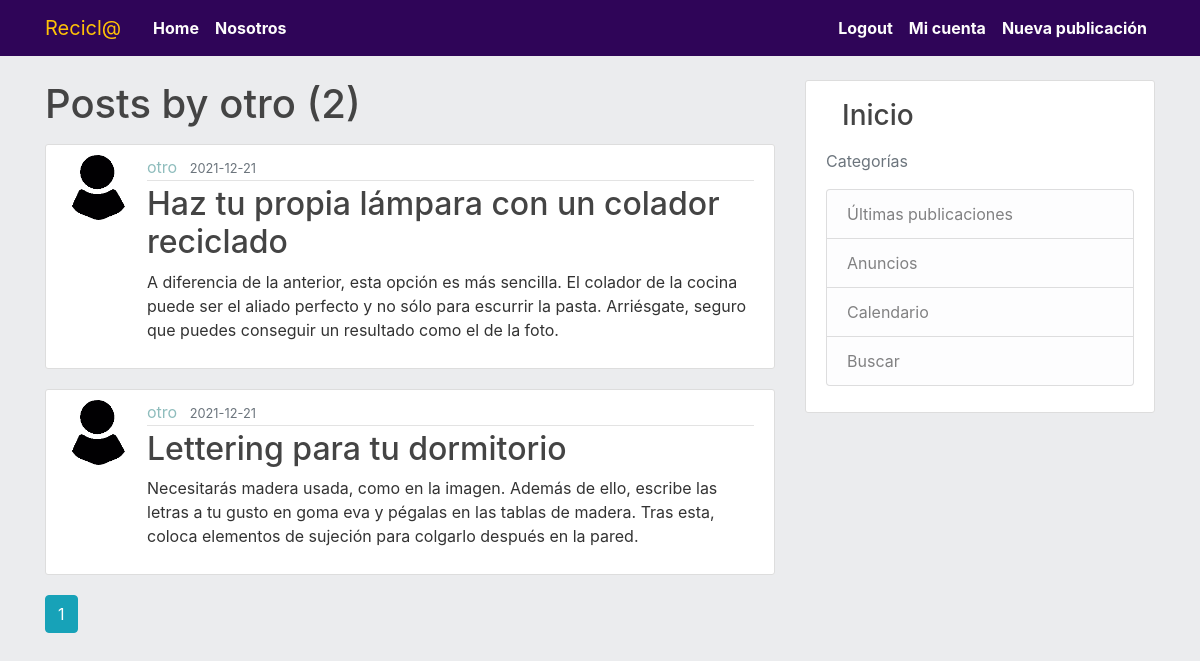
/user/otro (signed in), run on the app's committed database.
### flask_blog/models.py (models this page shows, shortened)
class Usuario(db.Model, UserMixin):
    id =  db.Column(db.Integer, primary_key=True)
    usuarionombre = db.Column(db.String(20), unique=True, nullable=False)
    email = db.Column(db.String(120), unique=True, nullable=False)
    image_file = db.Column(db.String(20), nullable=False, default='default.jpg')
    password = db.Column(db.String(60), nullable=False)
    posts = db.relationship('Post', backref='autor', lazy=True)

class Post(db.Model):
    id = db.Column(db.Integer, primary_key=True)
    titulo =db.Column(db.String(100), nullable=False)
    fecha = db.Column(db.DateTime, nullable=False, default=datetime.utcnow)
    contenido = db.Column(db.Text, nullable=False)
    user_id = db.Column(db.Integer, db.ForeignKey('usuario.id'), nullable=False)

### flask_blog/users/routes.py (the view)
@users.route("/user/<string:usuarionombre>")
def user_posts(usuarionombre):
    page = request.args.get('page', 1, type=int)
    user = Usuario.query.filter_by(usuarionombre=usuarionombre).first_or_404()
    posts = Post.query.filter_by(autor=user).order_by(Post.fecha.desc()).paginate(page=page, per_page=5)
    return render_template('user_posts.html', posts=posts, user=user)

### flask_blog/models.py (called while the page is built)
@loginManager.user_loader
def load_user(user_id):
    return Usuario.query.get(int(user_id))

### flask_blog/templates/user_posts.html
{% extends "layout.html" %}
{% block content %}
    <h1 class="mb-3">Posts by {{ user.usuarionombre }} ({{ posts.total }})</h1>
    {% for post in posts.items %}
        <article class="media content-section">
          <img class="rounded-circle article-img" src="{{ url_for('static', filename='profile_pics/' + post.autor.image_file) }}">
          <div class="media-body">
            <div class="article-metadata">
              <a class="mr-2" href="{{ url_for('users.user_posts', usuarionombre=post.autor.usuarionombre) }}">{{ post.autor.usuarionombre }}</a>
              <small class="text-muted">{{ post.fecha.strftime('%Y-%m-%d') }}</small>
            </div>
            <h2><a class="article-title" href="{{ url_for('posts.post', post_id=post.id) }}">{{ post.titulo }}</a></h2>
            <p class="article-content">{{ post.contenido }}</p>
          </div>
        </article>
    {% endfor %}
    {% for page_num in posts.iter_pages(left_edge=1, right_edge=1, left_current=1, right_current=2) %}
      {% if page_num %}
        {% if posts.page == page_num %}
          <a class="btn btn-info mb-4" href="{{ url_for('users.user_posts', usuarionombre=user.usuarionombre, page=page_num) }}">{{ page_num }}</a>
        {% else %}
          <a class="btn btn-outline-info mb-4" href="{{ url_for('users.user_posts', usuarionombre=user.usuarionombre, page=page_num) }}">{{ page_num }}</a>
        {% endif %}
      {% else %}
        ...
      {% endif %}
    {% endfor %}
{% endblock content %}

### flask_blog/static/main.css (style rules this page uses)
body { background: rgb(235, 236, 238); color: #333333; margin-top: 5rem; }
h1, h2, h3, h4, h5, h6 { color: #444444; }
.content-section { background: #ffffff; padding: 10px 20px; border: 1px solid #dddddd; border-radius: 3px; margin-bottom: 20px; }
.article-title { color: #444444; }
.article-content { white-space: pre-line; }
.article-img { height: 65px; width: 65px; margin-right: 16px; }
.article-metadata { padding-bottom: 1px; margin-bottom: 4px; border-bottom: 1px solid #e3e3e3 }
.article-metadata a { color: rgb(143, 189, 189) }

### data on the page
Usuario: usuarionombre "otro"
Post: image_file (picture), autor.usuarionombre "otro", fecha "2021-12-21", titulo "Haz tu propia lámpara con un colador reciclado", contenido "A diferencia de la anterior, esta opción es más sencilla. El colador de la cocina puede ser el aliado perfecto y no sólo para escurrir la pasta. Arriésgate, seguro que puedes conseguir un resultado como el de la foto."
Post: image_file (picture), autor.usuarionombre "otro", fecha "2021-12-21", titulo "Lettering para tu dormitorio", contenido "Necesitarás madera usada, como en la imagen. Además de ello, escribe las letras a tu gusto en goma eva y pégalas en las tablas de madera. Tras esta, coloca elementos de sujeción para colgarlo después en la pared."

### other printed values
{{ posts.total }} "2"
{{ page_num }} "1"
